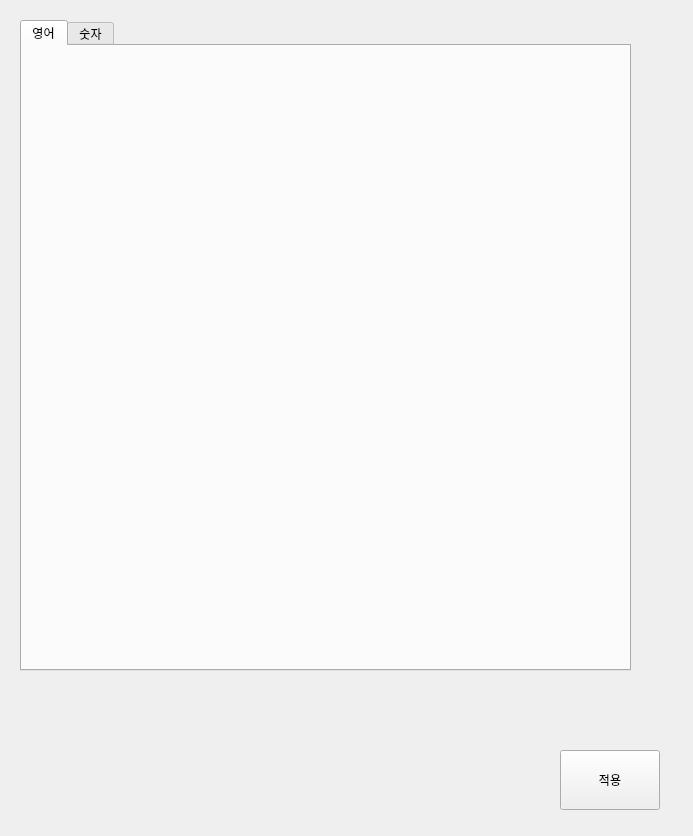
<?xml version="1.0" encoding="UTF-8"?>
<ui version="4.0">
 <class>Form</class>
 <widget class="QWidget" name="Form">
  <property name="geometry">
   <rect>
    <x>0</x>
    <y>0</y>
    <width>693</width>
    <height>836</height>
   </rect>
  </property>
  <property name="windowTitle">
   <string>Form</string>
  </property>
  <widget class="QPushButton" name="pushButton_ok">
   <property name="geometry">
    <rect>
     <x>560</x>
     <y>750</y>
     <width>100</width>
     <height>60</height>
    </rect>
   </property>
   <property name="text">
    <string>적용</string>
   </property>
  </widget>
  <widget class="QTabWidget" name="tabWidget">
   <property name="geometry">
    <rect>
     <x>20</x>
     <y>20</y>
     <width>611</width>
     <height>651</height>
    </rect>
   </property>
   <property name="currentIndex">
    <number>0</number>
   </property>
   <widget class="QWidget" name="eng">
    <attribute name="title">
     <string>영어</string>
    </attribute>
    <widget class="QLabel" name="label">
     <property name="geometry">
      <rect>
       <x>-20</x>
       <y>-40</y>
       <width>691</width>
       <height>611</height>
      </rect>
     </property>
     <property name="text">
      <string>&lt;html&gt;&lt;head/&gt;&lt;body&gt;&lt;p&gt;&lt;img src=&quot;:/newPrefix/img.png&quot;/&gt;&lt;/p&gt;&lt;/body&gt;&lt;/html&gt;</string>
     </property>
    </widget>
   </widget>
   <widget class="QWidget" name="num">
    <attribute name="title">
     <string>숫자</string>
    </attribute>
    <widget class="QLabel" name="label_2">
     <property name="geometry">
      <rect>
       <x>0</x>
       <y>10</y>
       <width>601</width>
       <height>461</height>
      </rect>
     </property>
     <property name="text">
      <string>&lt;html&gt;&lt;head/&gt;&lt;body&gt;&lt;p&gt;&lt;img src=&quot;:/newPrefix/num.JPG&quot;/&gt;&lt;/p&gt;&lt;/body&gt;&lt;/html&gt;</string>
     </property>
    </widget>
   </widget>
  </widget>
 </widget>
 <resources/>
 <connections/>
</ui>
